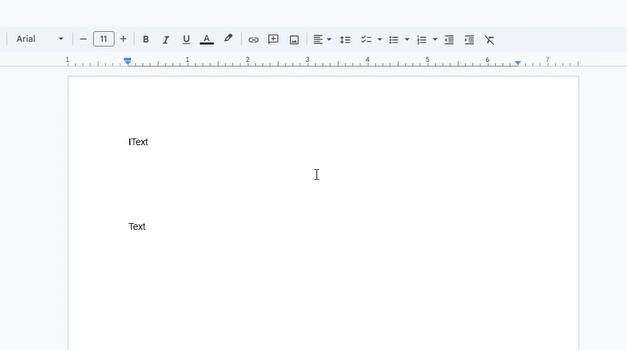
#> input picture data/images/beam-cursor.PNG, 627 x 350 px
$ python ocr_processor.py --file ../data/images/beam-cursor.PNG
#> lines starting #> are read from the running program, lines starting #| are printed output that depends on the picture
import subprocess
import json
import os
import sys
import colorsys
import tempfile
from PIL import Image, ImageFilter, ImageEnhance, ImageDraw

def looks_like_number(text):
    if not text or len(text.strip()) < 1:
        return False
    cleaned = text.strip().replace(',', '').replace(' ', '').rstrip('.').rstrip('%')
    try:
        float(cleaned)
        return True
    except ValueError:
        return False

def color_distance(hue1, hue2):
    diff = abs(hue1 - hue2)
    return min(diff, 360 - diff)

def is_over_background_color(image, left, top, width, height, target_hue, threshold=30):
    # sample avg color from expanded bbox border (background)
    expand = 5
    box = (max(0, left - expand), max(0, top - expand), left + width + expand, top + height + expand)
    crop = image.crop(box).convert('RGB')
    data = list(crop.getdata())
    if not data:
        return False
    avg_r = sum(p[0] for p in data) // len(data)
    avg_g = sum(p[1] for p in data) // len(data)
    avg_b = sum(p[2] for p in data) // len(data)
    h, _, _ = colorsys.rgb_to_hsv(avg_r/255, avg_g/255, avg_b/255)
    hue = h * 360
    return color_distance(hue, target_hue) <= threshold

def get_numbers_from_image(image_path, bg_color=None, color_threshold=30):
#> called with image_path = 'data/images/beam-cursor.PNG', color_threshold = 30
    color_img = Image.open(image_path).convert('RGB')
    gray_img = color_img.convert('L')
    gray_img = gray_img.filter(ImageFilter.SHARPEN)
    enhancer = ImageEnhance.Contrast(gray_img)
    gray_img = enhancer.enhance(2.0)
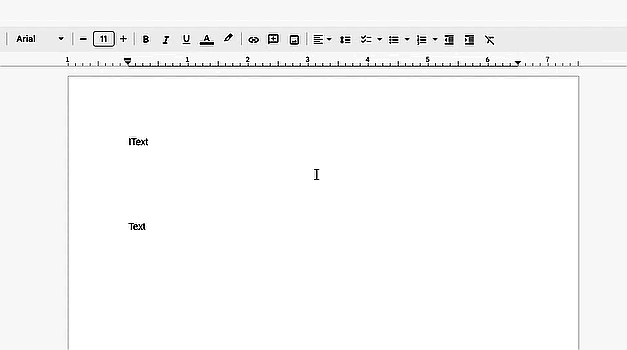
#> gray_img: PIL image 627x350 L; min 0, max 255, mean 248.6
    proc_path = image_path.replace('.png', '_proc.png')
    gray_img.save(proc_path)
    cmd = ['tesseract', '--psm', '6', '-c', 'tessedit_char_whitelist=0123456789.,- ', proc_path, 'stdout', 'tsv']
    result = subprocess.run(cmd, capture_output=True, text=True, check=False)
    if result.returncode != 0:
        os.unlink(proc_path)
        return []
    lines = result.stdout.strip().split('\n')
    numbers = []
    color_map = {'blue': 210, 'red': 0, 'green': 120, 'yellow': 60, 'black': 0, 'white': 0}
    target_hue = color_map.get(bg_color.lower()) if bg_color else None
    for line in lines[1:]:
        parts = line.split('\t')
        if len(parts) >= 12 and int(parts[0]) == 5:
            text = parts[11].strip().rstrip(',').rstrip('.').rstrip('%')
            conf = int(parts[10]) if parts[10].isdigit() else 0
            if text and conf >= 0 and looks_like_number(text):
                left = int(parts[6])
                top = int(parts[7])
                width = int(parts[8])
                height = int(parts[9])
                if target_hue is not None:
                    if not is_over_background_color(color_img, left, top, width, height, target_hue, color_threshold):
                        continue
                numbers.append((text, left, top, width, height))
    os.unlink(proc_path)
    return numbers

def process_file(file_path, mode=None, visualize=False, bg_color=None, color_threshold=30, frame_seconds=None, verbose=False):
    resolved_path = os.path.abspath(file_path)
    if not os.path.exists(resolved_path):
        raise ValueError('File not found')
    if mode is None:
        ext = os.path.splitext(resolved_path)[1].lower()
        if ext in {'.png', '.jpg', '.jpeg', '.bmp', '.tiff'}:
            mode = 'image'
        elif ext == '.mp4':
            mode = 'video'
        elif ext == '.pdf':
            mode = 'pdf'
        else:
            raise ValueError('Unsupported file extension for numbers detection')
    extracted_dir = 'extracted'
    if visualize:
        os.makedirs(extracted_dir, exist_ok=True)
    data = []
    if mode == 'image':
        if verbose:
            print(f"Processing image {resolved_path}")
        nums = get_numbers_from_image(resolved_path, bg_color, color_threshold)
        for val, x, y, w, h in nums:
            data.append({'value': val, 'top_left_x_coord': x, 'top_left_y_coord': y})
        if nums and verbose:
            print("DETECTED NUMBERS in image")
        if visualize:
            color_img = Image.open(resolved_path).convert('RGB')
            draw = ImageDraw.Draw(color_img)
            for _, x, y, w, h in nums:
                draw.rectangle([x, y, x + w, y + h], outline='red', width=3)
            color_img.save(f'{extracted_dir}/image_numbers.png')
        return data

    with tempfile.TemporaryDirectory(dir='.') as tmp:
        frames_dir = os.path.join(tmp, 'frames')
        os.makedirs(frames_dir, exist_ok=True)
        if mode == 'video':
            ffmpeg_cmd = ['ffmpeg', '-hide_banner', '-loglevel', 'error', '-i', resolved_path]
            if frame_seconds:
                ffmpeg_cmd.extend(['-t', str(frame_seconds)])
            ffmpeg_cmd.extend(['-vf', 'fps=1', '-q:v', '2', f'{frames_dir}/frame_%04d.png'])
            subprocess.run(ffmpeg_cmd, check=True)
            frame_files = sorted([f for f in os.listdir(frames_dir) if f.endswith('.png') and '_proc' not in f])
            if verbose:
                print(f"Processing video {resolved_path}")
            for i, f in enumerate(frame_files):
                frame = i + 1
                img_path = os.path.join(frames_dir, f)
                if verbose:
                    print(f"Checking frame {frame}")
                nums = get_numbers_from_image(img_path, bg_color, color_threshold)
                second = (frame - 1) // 1
                for val, x, y, w, h in nums:
                    data.append({'frame': frame, 'second': second, 'value': val, 'top_left_x_coord': x, 'top_left_y_coord': y})
                if nums and verbose:
                    print(f"DETECTED NUMBERS in frame {frame}")
                if visualize:
                    color_img = Image.open(img_path).convert('RGB')
                    draw = ImageDraw.Draw(color_img)
                    for _, x, y, w, h in nums:
                        draw.rectangle([x, y, x + w, y + h], outline='red', width=3)
                    color_img.save(f'{extracted_dir}/video_frame_{frame}.png')
        else:
            subprocess.run(['pdftoppm', '-png', '-r', '150', '-f', '1', '-l', '3', resolved_path, f'{frames_dir}/page'], check=True)
            frame_files = sorted([f for f in os.listdir(frames_dir) if f.endswith('.png') and '_proc' not in f])
            if verbose:
                print(f"Processing PDF {resolved_path}")
            for i, f in enumerate(frame_files):
                page = i + 1
                img_path = os.path.join(frames_dir, f)
                if verbose:
                    print(f"Checking page {page}")
                nums = get_numbers_from_image(img_path, bg_color, color_threshold)
                for val, x, y, w, h in nums:
                    data.append({'page': page, 'value': val, 'top_left_x_coord': x, 'top_left_y_coord': y})
                if nums and verbose:
                    print(f"DETECTED NUMBERS on page {page}")
                if visualize:
                    color_img = Image.open(img_path).convert('RGB')
                    draw = ImageDraw.Draw(color_img)
                    for _, x, y, w, h in nums:
                        draw.rectangle([x, y, x + w, y + h], outline='red', width=3)
                    color_img.save(f'{extracted_dir}/pdf_page_{page}.png')
    return data

def main():
    # for CLI/module run
    import argparse
    parser = argparse.ArgumentParser()
    parser.add_argument('--file', required=True)
    parser.add_argument('--mode', choices=['video', 'pdf', 'image'])
    parser.add_argument('--visualize', action='store_true')
    parser.add_argument('--bg-color')
    parser.add_argument('--color-threshold', type=int, default=30)
    parser.add_argument('--frame-seconds', type=int)
    parser.add_argument('--verbosity', action='store_true')
    args = parser.parse_args()
    try:
        data = process_file(
            args.file,
            args.mode,
            args.visualize,
            args.bg_color,
            args.color_threshold,
            args.frame_seconds,
            args.verbosity,
        )
        json.dump(data, sys.stdout, indent=2)
    except Exception as e:
        print(json.dumps({'error': str(e)}), file=sys.stdout)
        sys.exit(1)

if __name__ == "__main__":
    main()
#> (the call stopped at in get_numbers_from_image, `result = subprocess.run(cmd, capture_output=True, text=True, check=Fal..`: subprocess is not available in this run)

$ run again, on data/images/pointer-cursor.PNG
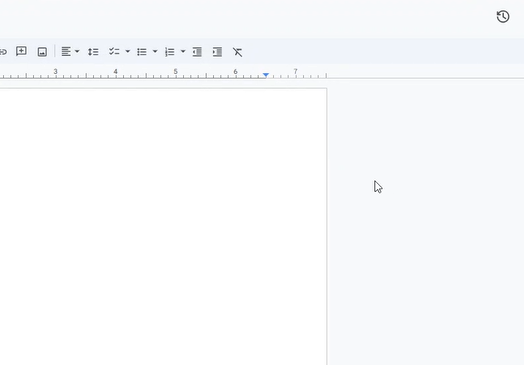
#> input picture data/images/pointer-cursor.PNG, 524 x 365 px
#> in get_numbers_from_image, `gray_img = enhancer.enhance(2.0)`:
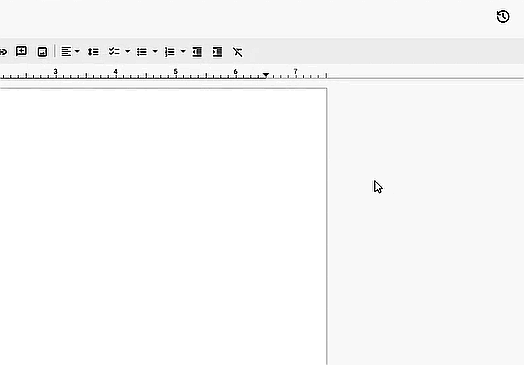
#> gray_img: PIL image 524x365 L; min 0, max 255, mean 248.6
